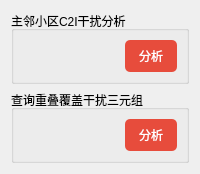
         <widget class="QWidget" name="tab_2">
          <attribute name="title">
           <string>数据分析</string>
          </attribute>
          <layout class="QVBoxLayout" name="verticalLayout_3">
           <item>
            <widget class="QGroupBox" name="groupBox_4">
             <property name="title">
              <string>主邻小区C2I干扰分析</string>
             </property>
             <property name="flat">
              <bool>false</bool>
             </property>
             <property name="checkable">
              <bool>false</bool>
             </property>
             <layout class="QVBoxLayout" name="verticalLayout_7">
              <item>
               <layout class="QHBoxLayout" name="horizontalLayout_16">
                <property name="spacing">
                 <number>7</number>
                </property>
                <property name="sizeConstraint">
                 <enum>QLayout::SetMinAndMaxSize</enum>
                </property>
                <item>
                 <spacer name="horizontalSpacer_4">
                  <property name="orientation">
                   <enum>Qt::Horizontal</enum>
                  </property>
                  <property name="sizeHint" stdset="0">
                   <size>
                    <width>40</width>
                    <height>20</height>
                   </size>
                  </property>
                 </spacer>
                </item>
                <item>
                 <widget class="QPushButton" name="C2IAnalyse">
                  <property name="sizePolicy">
                   <sizepolicy hsizetype="Maximum" vsizetype="Fixed">
                    <horstretch>0</horstretch>
                    <verstretch>0</verstretch>
                   </sizepolicy>
                  </property>
                  <property name="layoutDirection">
                   <enum>Qt::LeftToRight</enum>
                  </property>
                  <property name="styleSheet">
                   <string notr="true">QPushButton{border-style:none;padding:7px;border-radius:5px;color:#FFFFFF;background:#E74C3C;}
QPushButton:hover{color:#FFF5E7;background:#EC7064;}QPushButton:pressed{color:#F5A996;background:#DC2D1A;}</string>
                  </property>
                  <property name="text">
                   <string>  分析  </string>
                  </property>
                 </widget>
                </item>
               </layout>
              </item>
             </layout>
            </widget>
           </item>
           <item>
            <widget class="QGroupBox" name="groupBox_3">
             <property name="title">
              <string>查询重叠覆盖干扰三元组</string>
             </property>
             <property name="flat">
              <bool>false</bool>
             </property>
             <property name="checkable">
              <bool>false</bool>
             </property>
             <layout class="QVBoxLayout" name="verticalLayout_5">
              <item>
               <layout class="QHBoxLayout" name="horizontalLayout_6">
                <property name="spacing">
                 <number>7</number>
                </property>
                <property name="sizeConstraint">
                 <enum>QLayout::SetMinAndMaxSize</enum>
                </property>
                <item>
                 <spacer name="horizontalSpacer_3">
                  <property name="orientation">
                   <enum>Qt::Horizontal</enum>
                  </property>
                  <property name="sizeHint" stdset="0">
                   <size>
                    <width>40</width>
                    <height>20</height>
                   </size>
                  </property>
                 </spacer>
                </item>
                <item>
                 <widget class="QPushButton" name="TripleAnalyse">
                  <property name="sizePolicy">
                   <sizepolicy hsizetype="Maximum" vsizetype="Fixed">
                    <horstretch>0</horstretch>
                    <verstretch>0</verstretch>
                   </sizepolicy>
                  </property>
                  <property name="layoutDirection">
                   <enum>Qt::LeftToRight</enum>
                  </property>
                  <property name="styleSheet">
                   <string notr="true">QPushButton{border-style:none;padding:7px;border-radius:5px;color:#FFFFFF;background:#E74C3C;}
QPushButton:hover{color:#FFF5E7;background:#EC7064;}QPushButton:pressed{color:#F5A996;background:#DC2D1A;}</string>
                  </property>
                  <property name="text">
                   <string>  分析  </string>
                  </property>
                 </widget>
                </item>
               </layout>
              </item>
             </layout>
            </widget>
           </item>
          </layout>
         </widget>
